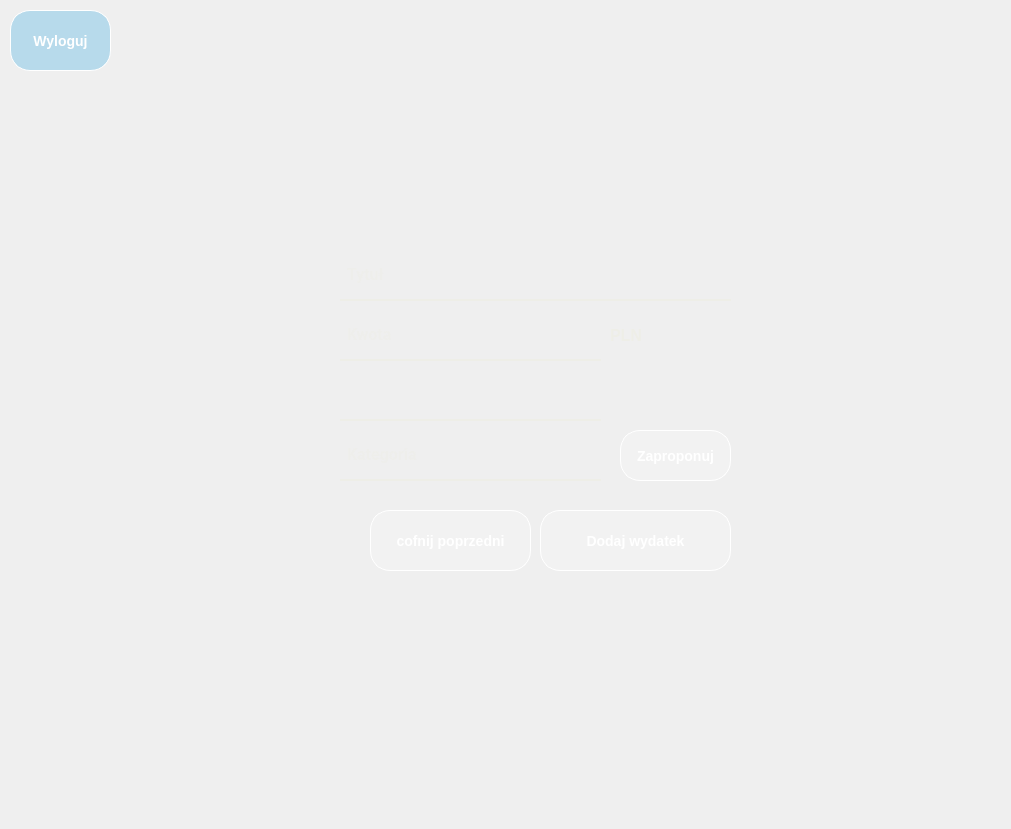
<?xml version="1.0" encoding="UTF-8"?>
<ui version="4.0">
 <class>Menu</class>
 <widget class="QMainWindow" name="Menu">
  <property name="geometry">
   <rect>
    <x>0</x>
    <y>0</y>
    <width>1011</width>
    <height>829</height>
   </rect>
  </property>
  <property name="sizePolicy">
   <sizepolicy hsizetype="Expanding" vsizetype="Expanding">
    <horstretch>0</horstretch>
    <verstretch>0</verstretch>
   </sizepolicy>
  </property>
  <property name="minimumSize">
   <size>
    <width>1011</width>
    <height>829</height>
   </size>
  </property>
  <property name="maximumSize">
   <size>
    <width>1011</width>
    <height>829</height>
   </size>
  </property>
  <property name="windowTitle">
   <string>Dodaj wydatek</string>
  </property>
  <widget class="QWidget" name="centralwidget">
   <property name="styleSheet">
    <string notr="true">QWidget{
	font-family: 'Roboto', sans-serif;
    font-size: 16px;
	font-weight: bold;
}

QLineEdit, QDateEdit {
    background-color: transparent;
    border-bottom: 1.5px solid rgb(238, 238, 231);
    border-radius: 0px;
    padding: 5px;
    color: rgb(238, 238, 231);
    position: relative;

}

QPushButton {
    background-color: rgba(255, 255, 255, 0.2); /* Półprzezroczyste tło */
    color: #ffffff; /* Biały tekst */
    border: 1px solid #ffffff; /* Biała obwódka */
    padding: 5px 5px; /* Odpowiednie wypełnienie */
    border-radius: 20px; /* Okrągłe rogi */
    text-transform: uppercase; /* Tekst wielkimi literami */
    font-weight: bold; /* Pogrubienie tekstu */
    font-size: 14px; /* Rozmiar czcionki */
    transition: all 0.3s ease; /* Animacja przejścia */
    cursor: pointer; /* Kursor w formie wskaźnika */
}

QPushButton:hover {
    background-color: rgba(255, 255, 255, 0.3); /* Zwiększenie przejrzystości tła przy najechaniu */
    border-color: #ffffff; /* Biała obwódka */
}</string>
   </property>
   <widget class="QLabel" name="background">
    <property name="geometry">
     <rect>
      <x>0</x>
      <y>0</y>
      <width>1011</width>
      <height>831</height>
     </rect>
    </property>
    <property name="sizePolicy">
     <sizepolicy hsizetype="Preferred" vsizetype="Preferred">
      <horstretch>0</horstretch>
      <verstretch>0</verstretch>
     </sizepolicy>
    </property>
    <property name="minimumSize">
     <size>
      <width>0</width>
      <height>0</height>
     </size>
    </property>
    <property name="maximumSize">
     <size>
      <width>16777215</width>
      <height>16777215</height>
     </size>
    </property>
    <property name="autoFillBackground">
     <bool>false</bool>
    </property>
    <property name="styleSheet">
     <string notr="true">background-image: url(:/background/background.png);</string>
    </property>
    <property name="text">
     <string/>
    </property>
    <property name="pixmap">
     <pixmap resource="sources/expense.qrc">:/background/background.png</pixmap>
    </property>
    <property name="scaledContents">
     <bool>true</bool>
    </property>
   </widget>
   <widget class="QPushButton" name="addButton">
    <property name="geometry">
     <rect>
      <x>540</x>
      <y>510</y>
      <width>191</width>
      <height>61</height>
     </rect>
    </property>
    <property name="styleSheet">
     <string notr="true"/>
    </property>
    <property name="text">
     <string>Dodaj wydatek</string>
    </property>
   </widget>
   <widget class="QPushButton" name="logoutButton">
    <property name="geometry">
     <rect>
      <x>10</x>
      <y>10</y>
      <width>101</width>
      <height>61</height>
     </rect>
    </property>
    <property name="styleSheet">
     <string notr="true">QPushButton {
    background-color: rgba(99, 188, 230, 0.4);
}

QPushButton:hover {
     background-color: rgba(99, 188, 230, 0.6);
}</string>
    </property>
    <property name="text">
     <string>Wyloguj</string>
    </property>
   </widget>
   <widget class="QLineEdit" name="titleLabel">
    <property name="geometry">
     <rect>
      <x>340</x>
      <y>250</y>
      <width>391</width>
      <height>51</height>
     </rect>
    </property>
    <property name="font">
     <font>
      <family>Roboto,sans-serif</family>
      <pointsize>-1</pointsize>
      <weight>75</weight>
      <bold>true</bold>
     </font>
    </property>
    <property name="cursor">
     <cursorShape>IBeamCursor</cursorShape>
    </property>
    <property name="styleSheet">
     <string notr="true"/>
    </property>
    <property name="text">
     <string/>
    </property>
    <property name="maxLength">
     <number>250</number>
    </property>
    <property name="frame">
     <bool>true</bool>
    </property>
    <property name="alignment">
     <set>Qt::AlignLeading|Qt::AlignLeft|Qt::AlignVCenter</set>
    </property>
    <property name="placeholderText">
     <string>Tytuł</string>
    </property>
    <property name="cursorMoveStyle">
     <enum>Qt::LogicalMoveStyle</enum>
    </property>
   </widget>
   <widget class="QLineEdit" name="amountLabel">
    <property name="geometry">
     <rect>
      <x>340</x>
      <y>310</y>
      <width>261</width>
      <height>51</height>
     </rect>
    </property>
    <property name="font">
     <font>
      <family>Roboto,sans-serif</family>
      <pointsize>-1</pointsize>
      <weight>75</weight>
      <bold>true</bold>
     </font>
    </property>
    <property name="cursor">
     <cursorShape>IBeamCursor</cursorShape>
    </property>
    <property name="styleSheet">
     <string notr="true"/>
    </property>
    <property name="inputMethodHints">
     <set>Qt::ImhNone</set>
    </property>
    <property name="inputMask">
     <string notr="true"/>
    </property>
    <property name="text">
     <string/>
    </property>
    <property name="maxLength">
     <number>30</number>
    </property>
    <property name="frame">
     <bool>true</bool>
    </property>
    <property name="alignment">
     <set>Qt::AlignLeading|Qt::AlignLeft|Qt::AlignVCenter</set>
    </property>
    <property name="placeholderText">
     <string>Kwota</string>
    </property>
    <property name="cursorMoveStyle">
     <enum>Qt::LogicalMoveStyle</enum>
    </property>
   </widget>
   <widget class="QLineEdit" name="categoryLabel">
    <property name="geometry">
     <rect>
      <x>340</x>
      <y>430</y>
      <width>261</width>
      <height>51</height>
     </rect>
    </property>
    <property name="font">
     <font>
      <family>Roboto,sans-serif</family>
      <pointsize>-1</pointsize>
      <weight>75</weight>
      <bold>true</bold>
     </font>
    </property>
    <property name="cursor">
     <cursorShape>IBeamCursor</cursorShape>
    </property>
    <property name="styleSheet">
     <string notr="true"/>
    </property>
    <property name="text">
     <string/>
    </property>
    <property name="maxLength">
     <number>250</number>
    </property>
    <property name="frame">
     <bool>true</bool>
    </property>
    <property name="alignment">
     <set>Qt::AlignLeading|Qt::AlignLeft|Qt::AlignVCenter</set>
    </property>
    <property name="placeholderText">
     <string>Kategoria</string>
    </property>
    <property name="cursorMoveStyle">
     <enum>Qt::LogicalMoveStyle</enum>
    </property>
   </widget>
   <widget class="QPushButton" name="proposeButton">
    <property name="geometry">
     <rect>
      <x>620</x>
      <y>430</y>
      <width>111</width>
      <height>51</height>
     </rect>
    </property>
    <property name="styleSheet">
     <string notr="true"/>
    </property>
    <property name="text">
     <string>Zaproponuj</string>
    </property>
   </widget>
   <widget class="QPushButton" name="backButton">
    <property name="enabled">
     <bool>true</bool>
    </property>
    <property name="geometry">
     <rect>
      <x>370</x>
      <y>510</y>
      <width>161</width>
      <height>61</height>
     </rect>
    </property>
    <property name="styleSheet">
     <string notr="true"/>
    </property>
    <property name="text">
     <string>cofnij poprzedni</string>
    </property>
   </widget>
   <widget class="QLabel" name="titleIcon">
    <property name="geometry">
     <rect>
      <x>300</x>
      <y>250</y>
      <width>31</width>
      <height>51</height>
     </rect>
    </property>
    <property name="styleSheet">
     <string notr="true">image: url(:/title/title.png);</string>
    </property>
    <property name="text">
     <string/>
    </property>
   </widget>
   <widget class="QLabel" name="amountIcon">
    <property name="geometry">
     <rect>
      <x>300</x>
      <y>310</y>
      <width>31</width>
      <height>51</height>
     </rect>
    </property>
    <property name="styleSheet">
     <string notr="true">image: url(:/amount/amount.png);</string>
    </property>
    <property name="text">
     <string/>
    </property>
   </widget>
   <widget class="QLabel" name="dateIcon">
    <property name="geometry">
     <rect>
      <x>300</x>
      <y>370</y>
      <width>31</width>
      <height>51</height>
     </rect>
    </property>
    <property name="styleSheet">
     <string notr="true">image: url(:/date/date.png);</string>
    </property>
    <property name="text">
     <string/>
    </property>
   </widget>
   <widget class="QLabel" name="categoryIcon">
    <property name="geometry">
     <rect>
      <x>300</x>
      <y>430</y>
      <width>31</width>
      <height>51</height>
     </rect>
    </property>
    <property name="styleSheet">
     <string notr="true">image: url(:/category/category.png);</string>
    </property>
    <property name="text">
     <string/>
    </property>
   </widget>
   <widget class="QLabel" name="zlotyLabel">
    <property name="geometry">
     <rect>
      <x>610</x>
      <y>320</y>
      <width>31</width>
      <height>31</height>
     </rect>
    </property>
    <property name="styleSheet">
     <string notr="true">    background-color: transparent;
    color: rgb(238, 238, 231);
    position: relative;
</string>
    </property>
    <property name="text">
     <string>PLN</string>
    </property>
   </widget>
   <widget class="QLineEdit" name="dateLabel">
    <property name="enabled">
     <bool>false</bool>
    </property>
    <property name="geometry">
     <rect>
      <x>340</x>
      <y>370</y>
      <width>261</width>
      <height>51</height>
     </rect>
    </property>
    <property name="font">
     <font>
      <family>Roboto,sans-serif</family>
      <pointsize>-1</pointsize>
      <weight>75</weight>
      <bold>true</bold>
     </font>
    </property>
    <property name="cursor">
     <cursorShape>IBeamCursor</cursorShape>
    </property>
    <property name="styleSheet">
     <string notr="true"/>
    </property>
    <property name="inputMethodHints">
     <set>Qt::ImhNone</set>
    </property>
    <property name="inputMask">
     <string notr="true"/>
    </property>
    <property name="text">
     <string/>
    </property>
    <property name="maxLength">
     <number>30</number>
    </property>
    <property name="frame">
     <bool>true</bool>
    </property>
    <property name="alignment">
     <set>Qt::AlignLeading|Qt::AlignLeft|Qt::AlignVCenter</set>
    </property>
    <property name="readOnly">
     <bool>true</bool>
    </property>
    <property name="placeholderText">
     <string/>
    </property>
    <property name="cursorMoveStyle">
     <enum>Qt::LogicalMoveStyle</enum>
    </property>
   </widget>
  </widget>
 </widget>
 <tabstops>
  <tabstop>addButton</tabstop>
  <tabstop>logoutButton</tabstop>
 </tabstops>
 <resources>
  <include location="sources/expense.qrc"/>
 </resources>
 <connections/>
</ui>
